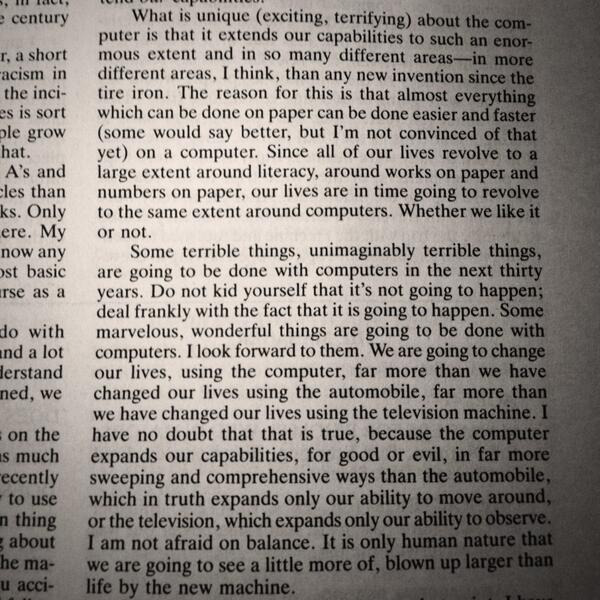
#> input picture shadowed_text_2.jpg, 600 x 600 px
$ jupyter execute global_thresholding.ipynb
#> lines starting #> are read from the running program, lines starting #| are printed output that depends on the picture; after the words box and inside, x2 and y2 are one past the last pixel; in counts of white or black regions, pixels touching at a corner belong together
[cell 1]
import cv2
from matplotlib import pyplot as plt
import numpy as np

# Load image paths
image_paths = ["./shadowed_text_2.jpg", "./shadowed_object_1.jpg"]

# Function to apply Gaussian filtering and thresholding methods
def process_and_threshold(image_path):
#> called with image_path = './shadowed_text_2.jpg'
    img = cv2.imread(image_path, 0)
#> img: shape (600, 600); min 0, max 255, mean 138.6
    blur = cv2.GaussianBlur(img, (5, 5), 0)
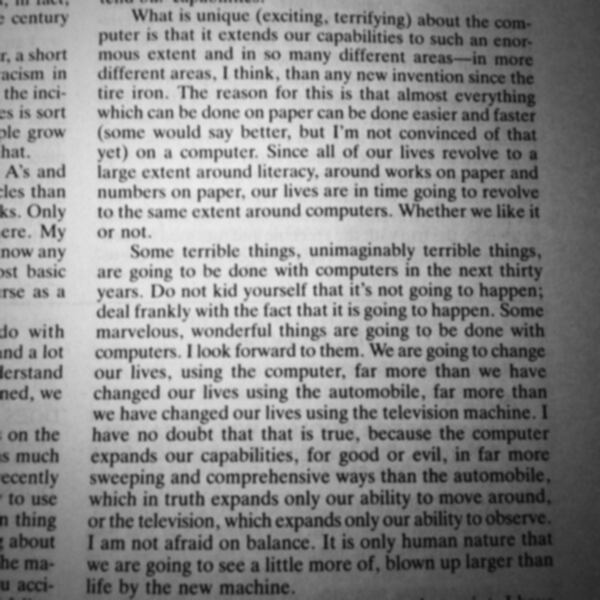
#> blur: shape (600, 600); min 16, max 235, mean 138.6

    def ridler_calvard_threshold(image):
        T_prev = np.mean(image)
        while True:
            G1 = image[image >= T_prev]
            G2 = image[image < T_prev]
            mu1 = np.mean(G1) if len(G1) > 0 else 0
            mu2 = np.mean(G2) if len(G2) > 0 else 0
            T_new = (mu1 + mu2) / 2
            if T_new == T_prev:
                break
            T_prev = T_new
        _, thresholded_image = cv2.threshold(image, T_new, 255, cv2.THRESH_BINARY)
        return thresholded_image

    # Define methods
    global_methods = [
        ("Binary Thresholding", cv2.THRESH_BINARY),
        ("Binary Inverse Thresholding", cv2.THRESH_BINARY_INV),
        ("Truncate Thresholding", cv2.THRESH_TRUNC),
        ("ToZero Thresholding", cv2.THRESH_TOZERO),
        ("ToZero Inverse Thresholding", cv2.THRESH_TOZERO_INV),
        ("Otsu's Thresholding", cv2.THRESH_BINARY + cv2.THRESH_OTSU),
        ("Ridler-Calvard Thresholding", ridler_calvard_threshold)
    ]

    # Apply global thresholding methods
    global_images = [img]
    global_titles = ["Original Image"]
    for title, method in global_methods:
        if title == "Ridler-Calvard Thresholding":
            th_img = method(blur)
        else:
            _, th_img = cv2.threshold(blur, 128, 255, method)
        global_images.append(th_img)
        global_titles.append(title)
#> this loop made 7 passes
#> pass 1, in process_and_threshold, `_, th_img = cv2.threshold(blur, 128, 255, method)`:
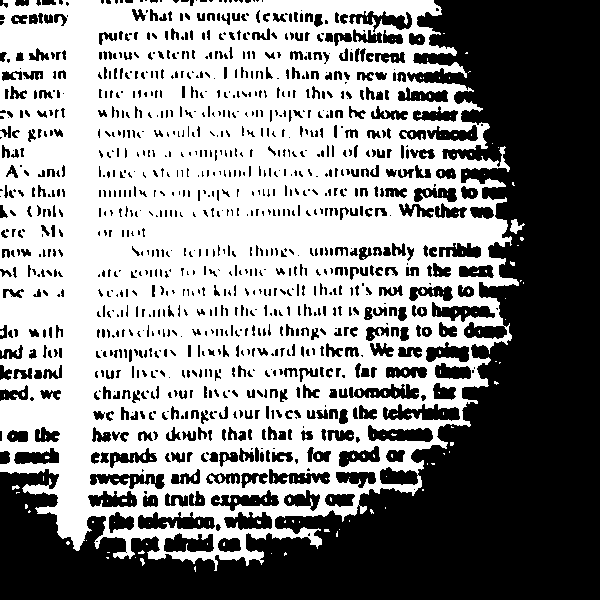
#> th_img: shape (600, 600); 54.5% white; 1097 black regions (596 under 20 px), largest, box (x1, y1, x2, y2) and area: (0, 0, 600, 600) 116289, (138, 512, 215, 529) 852, (383, 404, 460, 421) 806
#> pass 3, in process_and_threshold, `_, th_img = cv2.threshold(blur, 128, 255, method)`:
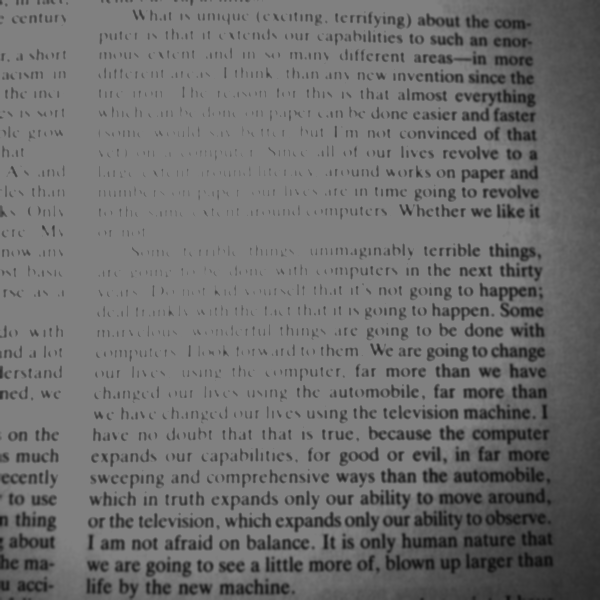
#> th_img: shape (600, 600); min 16, max 128, mean 110.4
#> after the loop, global_images = 8 items; global_titles = ['Original Image', 'Binary Thresholding', 'Binary Inverse Thresholding', 'Truncate Thresholding', 'ToZero Thresholding', 'ToZero Inverse Thresholding', "Otsu's Thresholding", 'Ridler-Calvard Thresholding']

    return global_images, global_titles

# Process each image and display the results
for image_path in image_paths:
    global_images, global_titles = process_and_threshold(image_path)
#> global_images = 8 items

    plt.figure(figsize=(10, 5))
    for i in range(len(global_images)):
        plt.subplot(2, 4, i+1)
        plt.imshow(global_images[i], 'gray')
        plt.title(global_titles[i])
        plt.xticks([]), plt.yticks([])
#> this loop made 8 passes

    plt.tight_layout()
    plt.show()
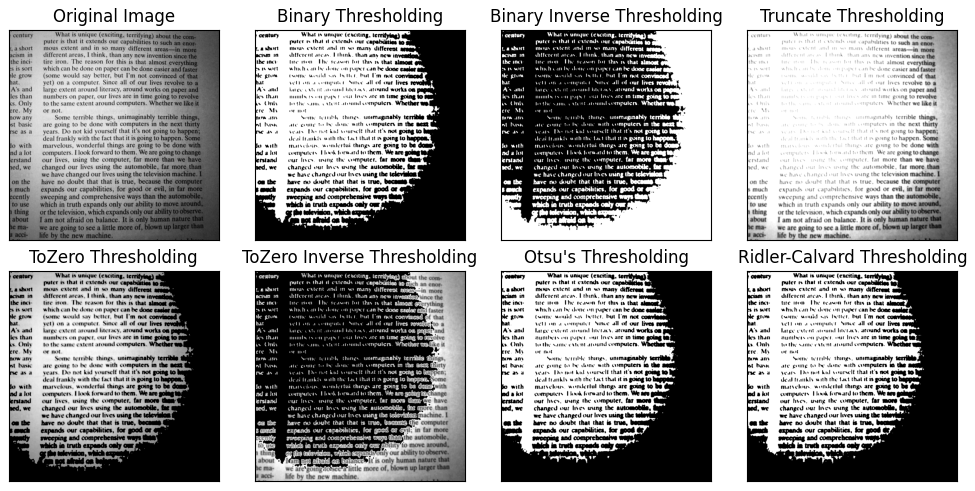
#> figure drawn by matplotlib, 8 panels
#> pass 2 of the loop `for image_path in image_paths:`:
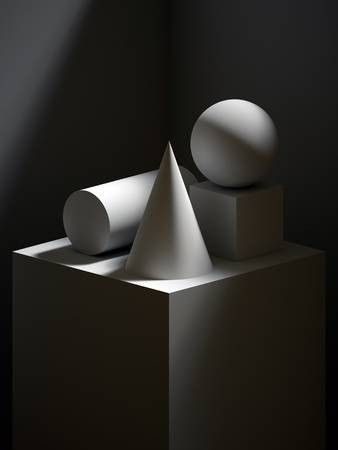
#> input picture shadowed_object_1.jpg, 338 x 450 px
#> img: shape (450, 338)
#> blur: shape (450, 338)
#> the loop in process_and_threshold (call 2), `for title, method in global_methods:` made 7 passes
#> pass 1, in process_and_threshold (call 2), `_, th_img = cv2.threshold(blur, 128, 255, method)`:
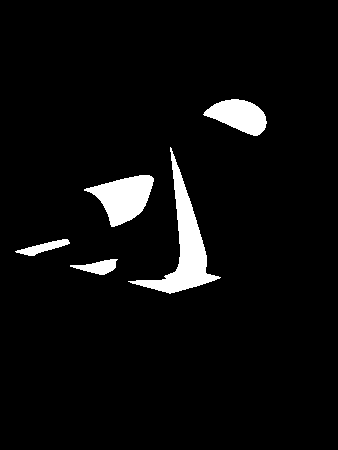
#> th_img: shape (450, 338); 4.8% white; 5 white regions, box (x1, y1, x2, y2) and area: (128, 147, 221, 294) 3078, (84, 175, 154, 227) 2029, (203, 99, 267, 136) 1457, (70, 259, 118, 275) 409, (15, 239, 70, 256) 384
#> the loop `for i in range(len(global_images)):` made 8 passes
#> `plt.show()`:
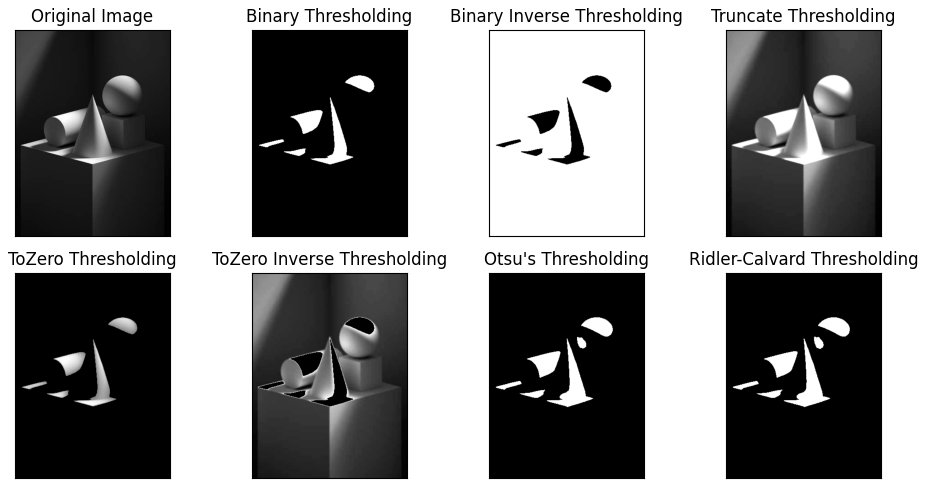
#> figure drawn by matplotlib, 8 panels
